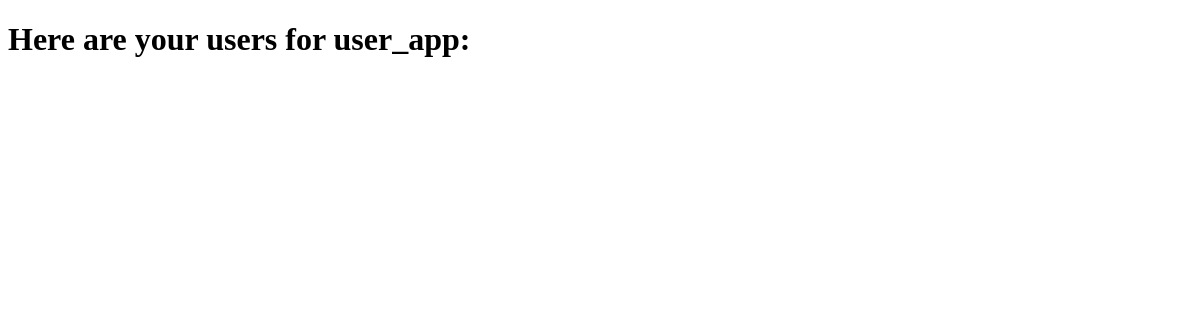
The app's page /users/, older data.
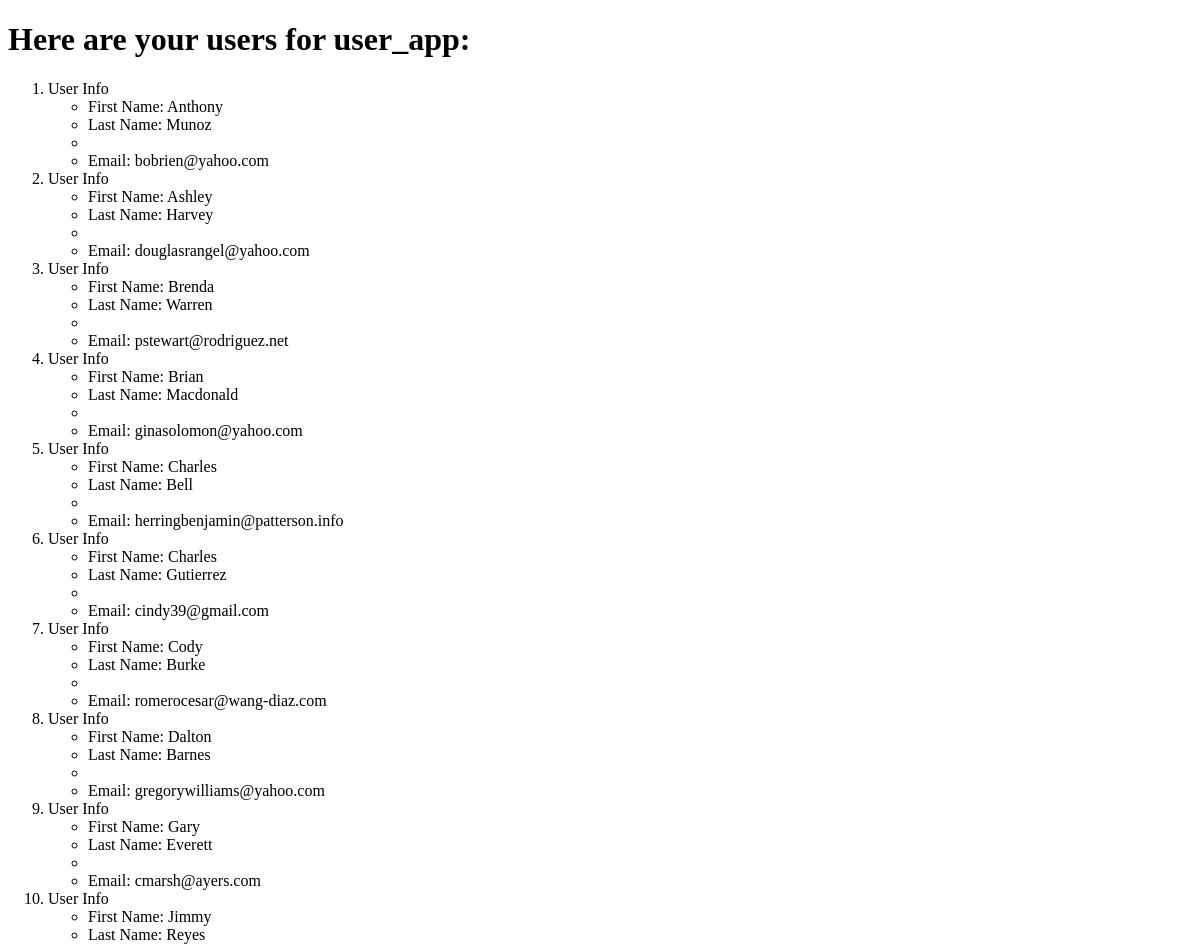
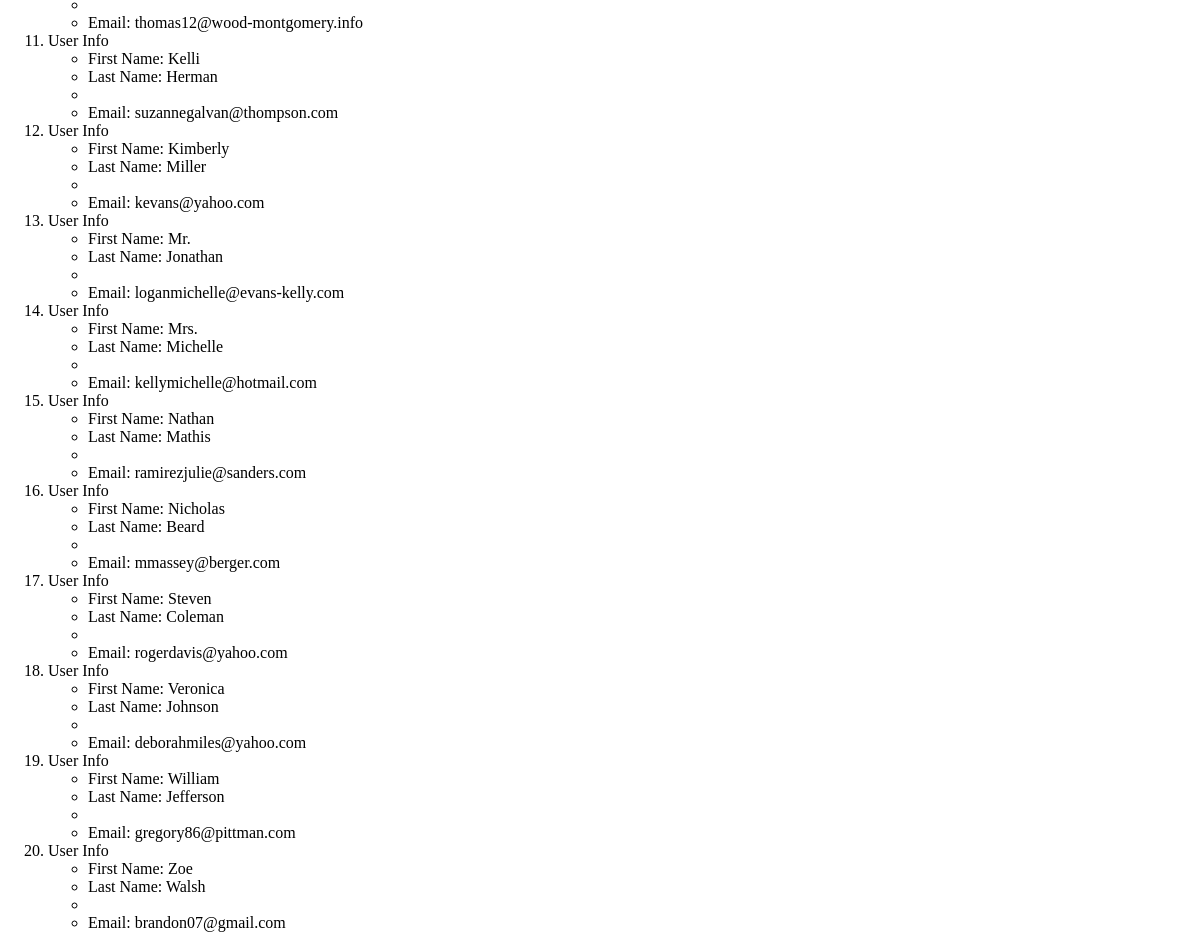
The same page, newer data (2 pictures, top to bottom).
### user_app/models.py (models this page shows)
class User(models.Model):
    first_name = models.CharField(max_length=128)
    last_name = models.CharField(max_length=128)
    email = models.EmailField(max_length=264,unique=True)

### user_app/views.py (the view)
# urls.py: url(r'^users/',include('user_app.urls')),
def users(request):
    user_list = User.objects.order_by('first_name')
    user_dict = {'users':user_list}
    return render(request,'user_app/users.html',context=user_dict)

### templates/user_app/users.html (shortened to what this page needs)
<!DOCTYPE html>
<html lang="en" dir="ltr">
  <head>
  </head>
  <body>
    <h1>Here are your users for user_app:</h1>
    <ol>
      {% for person in users %}
      <li>User Info</li>
        <ul>
          <li>First Name: {{ person.first_name }}</li>
          <li>Last Name: {{ person.last_name }}<li>
          <li>Email: {{ person.email }}</li>
        </ul>
        {% endfor %}
    </ol>
  </body>
</html>

Row changes from the older to the newer data that the page shows:
added User: first_name "Anthony", last_name "Munoz", email "bobrien@yahoo.com"
added User: first_name "Ashley", last_name "Harvey", email "douglasrangel@yahoo.com"
added User: first_name "Brenda", last_name "Warren", email "pstewart@rodriguez.net"
added User: first_name "Brian", last_name "Macdonald", email "ginasolomon@yahoo.com"
added User: first_name "Charles", last_name "Bell", email "herringbenjamin@patterson.info"
added User: first_name "Charles", last_name "Gutierrez", email "cindy39@gmail.com"
added User: first_name "Cody", last_name "Burke", email "romerocesar@wang-diaz.com"
added User: first_name "Dalton", last_name "Barnes", email "gregorywilliams@yahoo.com"
added User: first_name "Gary", last_name "Everett", email "cmarsh@ayers.com"
added User: first_name "Jimmy", last_name "Reyes", email "thomas12@wood-montgomery.info"
added User: first_name "Kelli", last_name "Herman", email "suzannegalvan@thompson.com"
added User: first_name "Kimberly", last_name "Miller", email "kevans@yahoo.com"
added User: first_name "Mr.", last_name "Jonathan", email "loganmichelle@evans-kelly.com"
added User: first_name "Mrs.", last_name "Michelle", email "kellymichelle@hotmail.com"
added User: first_name "Nathan", last_name "Mathis", email "ramirezjulie@sanders.com"
added User: first_name "Nicholas", last_name "Beard", email "mmassey@berger.com"
added User: first_name "Steven", last_name "Coleman", email "rogerdavis@yahoo.com"
added User: first_name "Veronica", last_name "Johnson", email "deborahmiles@yahoo.com"
added User: first_name "William", last_name "Jefferson", email "gregory86@pittman.com"
added User: first_name "Zoe", last_name "Walsh", email "brandon07@gmail.com"
